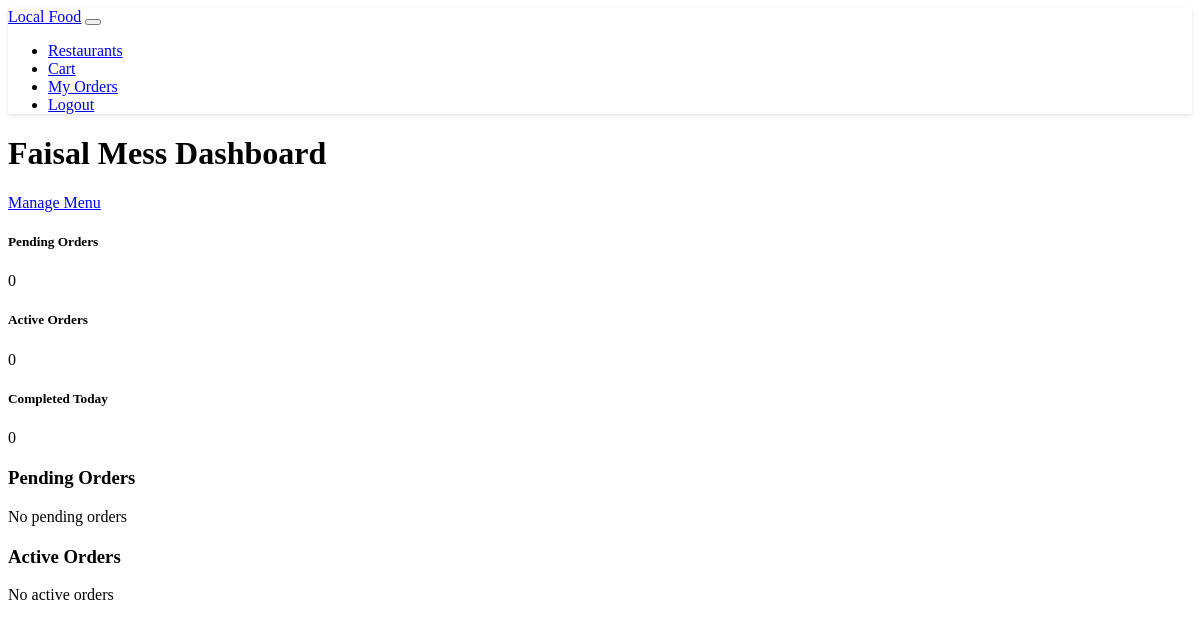
Before: /restaurant-admin (signed in) with the older database file.
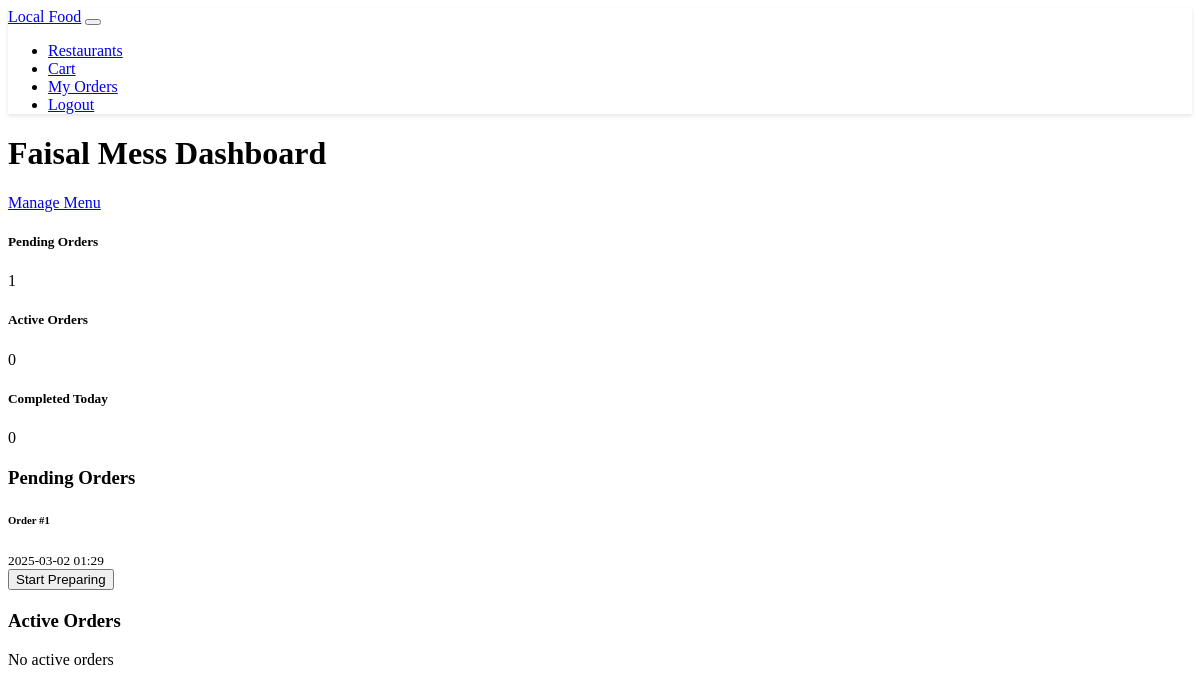
After: the same page with the newer database file.
### models.py (models this page shows)
class Order(db.Model):
    id = db.Column(db.Integer, primary_key=True)
    user_id = db.Column(db.Integer, db.ForeignKey('user.id'), nullable=False)
    restaurant_id = db.Column(db.Integer, db.ForeignKey('restaurant.id'), nullable=False)
    status = db.Column(db.String(50), default='pending')  # pending, preparing, ready, completed
    total_amount = db.Column(db.Float, nullable=False)
    created_at = db.Column(db.DateTime, server_default=db.func.now())
    items = db.relationship('OrderItem', backref='order', lazy=True)

### routes.py (the view)
@app.route('/restaurant-admin')
@login_required
@restaurant_owner_required
def restaurant_admin():
    restaurant = current_user.managed_restaurant
    if not restaurant:
        flash('No restaurant assigned to your account')
        return redirect(url_for('index'))
    pending_orders = Order.query.filter_by(
        restaurant_id=restaurant.id,
        status='pending'
    ).order_by(Order.created_at.desc()).all()
    active_orders = Order.query.filter(
        Order.restaurant_id == restaurant.id,
        Order.status.in_(['preparing', 'ready'])
    ).order_by(Order.created_at.desc()).all()
    completed_orders = Order.query.filter_by(
        restaurant_id=restaurant.id,
        status='completed'
    ).order_by(Order.created_at.desc()).limit(10).all()
    return render_template('admin/dashboard.html',
                         restaurant=restaurant,
                         pending_orders=pending_orders,
                         active_orders=active_orders,
                         completed_orders=completed_orders)

### models.py (called while the page is built)
@login_manager.user_loader
def load_user(id):
    return User.query.get(int(id))

### routes.py (called while the page is built)
def restaurant_owner_required(f):
    @wraps(f)
    def decorated_function(*args, **kwargs):
        if not current_user.is_authenticated or not current_user.is_restaurant_owner:
            abort(403)
        return f(*args, **kwargs)
    return decorated_function

### templates/admin/dashboard.html (shortened to what the changed rows need)
{% extends "base.html" %}
{% block content %}
<div class="container">
    <div class="d-flex justify-content-between align-items-center mb-4">
        <h1>{{ restaurant.name }} Dashboard</h1>
    </div>
    <div class="row mb-4">
        <div class="col-md-4">
            <div class="card bg-warning text-dark">
                <div class="card-body">
                    <h5 class="card-title">Pending Orders</h5>
                    <p class="card-text display-4">{{ pending_orders|length }}</p>
                </div>
            </div>
        </div>
    </div>
    <div class="row">
        <div class="col-md-6">
            <div class="card mb-4">
                <div class="card-body">
                    {% if pending_orders %}
                    <div class="list-group">
                        {% for order in pending_orders %}
                        <div class="list-group-item">
                            <div class="d-flex justify-content-between align-items-center">
                                <div>
                                    <h6 class="mb-1">Order #{{ order.id }}</h6>
                                    <small>{{ order.created_at.strftime('%Y-%m-%d %H:%M') }}</small>
                                </div>
                                <form method="POST" action="{{ url_for('update_order_status', order_id=order.id) }}" class="d-inline">
                                    <button type="submit" class="btn btn-primary btn-sm">Start Preparing</button>
                                </form>
                            </div>
                        </div>
                        {% endfor %}
                    </div>
                    {% else %}
                    <p class="text-muted">No pending orders</p>
                    {% endif %}
                </div>
            </div>
        </div>
    </div>
</div>
{% endblock %}

Changed rows visible on the page:
added Order: id "1", created_at "2025-03-02 01:29"
Other visible differences:
{{ pending_orders|length }}: "0" → "1"
text no longer shown: "No pending orders"
